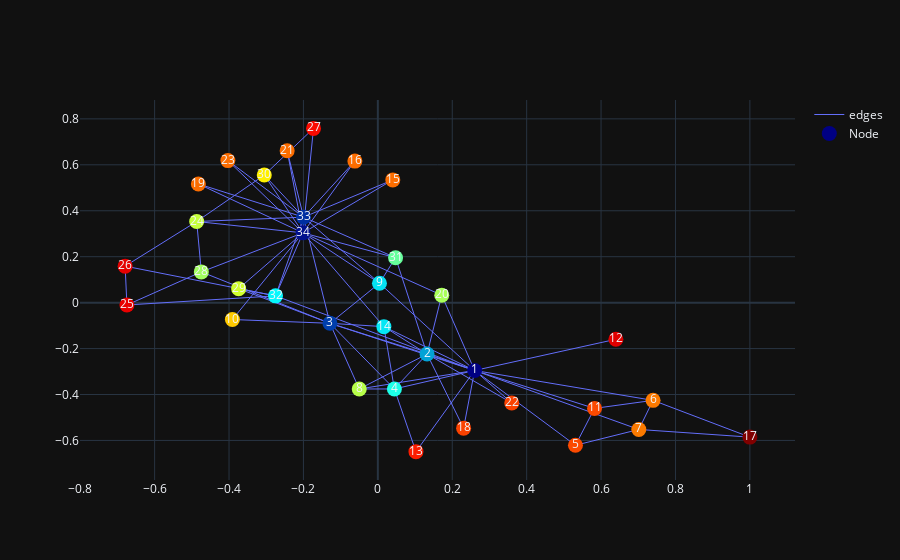

This figure's notebook cell:
### Markdown cell above
# Clusters based of distance matrixs

### Code cell
tareget_nodes = []
target_node = 1
# target_node = "Valjean"
# target_node = "CD44_BOVIN"
# fig = visualize.draw(G4, pos)
fig = visualize.visualize_rdd_vector(target_G, target_node, target_rad, pos, [measures.global_graph_degree])
visualize.add_markers(fig, tareget_nodes)
fig.show()

### Figure 1 — Plotly figure (JSON) as saved in the notebook; plotly's stock layout.template omitted (floating-point values rounded to 4 significant figures; data arrays with more than 128 entries replaced by an {"elided": "..."} marker saying what was removed)
{"data": [{"line": {"width": 1}, "marker": {"color": [0, 16.91, 11.21, 23.22, 41.2, 39.1, 39.1, 30.1, 20.48, 35.68, 41.2, 46.78, 43.21, 20.85, 39.68, 39.68, 55.53, 41.56, 39.68, 29.47, 39.68, 41.56, 39.68, 30.72, 45.96, 46.41, 43.98, 29.19, 31.3, 33.97, 26.52, 21.77, 8.685, 2.916], "colorscale": [[0, "rgb(0,0,131)"], [0.2, "rgb(0,60,170)"], [0.4, "rgb(5,255,255)"], [0.6, "rgb(255,255,0)"], [0.8, "rgb(250,0,0)"], [1, "rgb(128,0,0)"]], "size": 15}, "mode": "lines", "name": "edges", "type": "scatter", "uid": "9960b65c-9c6b-407a-9a35-5fc1203f0d33", "x": {"elided": "234 float values"}, "y": {"elided": "234 float values"}}, {"customdata": {"elided": "34x7 float values"}, "hovertemplate": "node_name: %{customdata[0]} <br> radius: %{customdata[1]} <br> degree: %{customdata[2]} <br> global_graph_degree: %{customdata[3]} <br> normalized_rdd: %{customdata[4]} <br> nodes_x: %{customdata[5]} <br> nodes_y: %{customdata[6]} <br> ", "marker": {"color": [0, 16.91, 11.21, 23.22, 41.2, 39.1, 39.1, 30.1, 20.48, 35.68, 41.2, 46.78, 43.21, 20.85, 39.68, 39.68, 55.53, 41.56, 39.68, 29.47, 39.68, 41.56, 39.68, 30.72, 45.96, 46.41, 43.98, 29.19, 31.3, 33.97, 26.52, 21.77, 8.685, 2.916], "colorscale": [[0, "rgb(0,0,131)"], [0.2, "rgb(0,60,170)"], [0.4, "rgb(5,255,255)"], [0.6, "rgb(255,255,0)"], [0.8, "rgb(250,0,0)"], [1, "rgb(128,0,0)"]], "size": 15}, "mode": "markers+text", "name": "Node", "text": ["1", "2", "3", "4", "5", "6", "7", "8", "9", "10", "11", "12", "13", "14", "15", "16", "17", "18", "19", "20", "21", "22", "23", "24", "25", "26", "27", "28", "29", "30", "31", "32", "33", "34"], "type": "scatter", "uid": "7d1bd8c1-1a62-49be-9561-c8fcf0385ee5", "x": [0.2602, 0.1323, -0.1288, 0.04445, 0.5312, 0.7398, 0.7015, -0.05002, 0.004353, -0.391, 0.5824, 0.6399, 0.1024, 0.01621, 0.04017, -0.06175, 1.0, 0.2305, -0.4824, 0.1717, -0.2438, 0.3599, -0.4031, -0.487, -0.6745, -0.6793, -0.1729, -0.4744, -0.3742, -0.3053, 0.04758, -0.2751, -0.1996, -0.2012], "y": [-0.2954, -0.2239, -0.09002, -0.3759, -0.621, -0.4255, -0.5522, -0.376, 0.08465, -0.07347, -0.4604, -0.1596, -0.6487, -0.1046, 0.5343, 0.6162, -0.5855, -0.5465, 0.5167, 0.03234, 0.6613, -0.4367, 0.6184, 0.3532, -0.01024, 0.1589, 0.7586, 0.1338, 0.06082, 0.5554, 0.1956, 0.02947, 0.372, 0.3037]}], "layout": {"dragmode": "pan"}}
